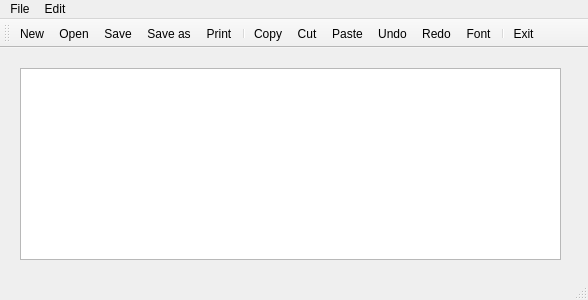
<?xml version="1.0" encoding="UTF-8"?>
<ui version="4.0">
 <class>Notepad</class>
 <widget class="QMainWindow" name="Notepad">
  <property name="geometry">
   <rect>
    <x>0</x>
    <y>0</y>
    <width>588</width>
    <height>300</height>
   </rect>
  </property>
  <property name="windowTitle">
   <string>Notepad</string>
  </property>
  <widget class="QWidget" name="centralWidget">
   <widget class="QTextEdit" name="textEdit">
    <property name="geometry">
     <rect>
      <x>20</x>
      <y>20</y>
      <width>541</width>
      <height>192</height>
     </rect>
    </property>
   </widget>
  </widget>
  <widget class="QMenuBar" name="menuBar">
   <property name="geometry">
    <rect>
     <x>0</x>
     <y>0</y>
     <width>588</width>
     <height>20</height>
    </rect>
   </property>
   <widget class="QMenu" name="menuFile">
    <property name="title">
     <string>File</string>
    </property>
    <addaction name="actionNew"/>
    <addaction name="actionOpen"/>
    <addaction name="actionSave"/>
    <addaction name="actionSave_as"/>
    <addaction name="actionPrint"/>
    <addaction name="actionFont"/>
    <addaction name="actionExit"/>
   </widget>
   <widget class="QMenu" name="menuEdit">
    <property name="title">
     <string>Edit</string>
    </property>
    <addaction name="actionCopy"/>
    <addaction name="actionCut"/>
    <addaction name="actionPaste"/>
    <addaction name="actionUndo"/>
    <addaction name="actionRedo"/>
   </widget>
   <addaction name="menuFile"/>
   <addaction name="menuEdit"/>
  </widget>
  <widget class="QToolBar" name="mainToolBar">
   <attribute name="toolBarArea">
    <enum>TopToolBarArea</enum>
   </attribute>
   <attribute name="toolBarBreak">
    <bool>false</bool>
   </attribute>
   <addaction name="actionNew"/>
   <addaction name="actionOpen"/>
   <addaction name="actionSave"/>
   <addaction name="actionSave_as"/>
   <addaction name="actionPrint"/>
   <addaction name="separator"/>
   <addaction name="actionCopy"/>
   <addaction name="actionCut"/>
   <addaction name="actionPaste"/>
   <addaction name="actionUndo"/>
   <addaction name="actionRedo"/>
   <addaction name="actionFont"/>
   <addaction name="separator"/>
   <addaction name="actionExit"/>
  </widget>
  <widget class="QStatusBar" name="statusBar"/>
  <action name="actionNew">
   <property name="icon">
    <iconset resource="icons.qrc">
     <normaloff>:/icons/new_file.png</normaloff>:/icons/new_file.png</iconset>
   </property>
   <property name="text">
    <string>New</string>
   </property>
  </action>
  <action name="actionOpen">
   <property name="icon">
    <iconset resource="icons.qrc">
     <normaloff>:/icons/open_folder_yellow.png</normaloff>:/icons/open_folder_yellow.png</iconset>
   </property>
   <property name="text">
    <string>Open</string>
   </property>
  </action>
  <action name="actionSave">
   <property name="icon">
    <iconset resource="icons.qrc">
     <normaloff>:/icons/save.png</normaloff>:/icons/save.png</iconset>
   </property>
   <property name="text">
    <string>Save</string>
   </property>
  </action>
  <action name="actionSave_as">
   <property name="icon">
    <iconset resource="icons.qrc">
     <normaloff>:/icons/filesaveas.png</normaloff>:/icons/filesaveas.png</iconset>
   </property>
   <property name="text">
    <string>Save as</string>
   </property>
  </action>
  <action name="actionPrint">
   <property name="icon">
    <iconset resource="icons.qrc">
     <normaloff>:/icons/printer.png</normaloff>:/icons/printer.png</iconset>
   </property>
   <property name="text">
    <string>Print</string>
   </property>
  </action>
  <action name="actionFont">
   <property name="icon">
    <iconset resource="icons.qrc">
     <normaloff>:/icons/fonts.png</normaloff>:/icons/fonts.png</iconset>
   </property>
   <property name="text">
    <string>Font</string>
   </property>
  </action>
  <action name="actionCopy">
   <property name="icon">
    <iconset resource="icons.qrc">
     <normaloff>:/icons/copy.png</normaloff>:/icons/copy.png</iconset>
   </property>
   <property name="text">
    <string>Copy</string>
   </property>
  </action>
  <action name="actionPaste">
   <property name="icon">
    <iconset resource="icons.qrc">
     <normaloff>:/icons/paste.png</normaloff>:/icons/paste.png</iconset>
   </property>
   <property name="text">
    <string>Paste</string>
   </property>
  </action>
  <action name="actionCut">
   <property name="icon">
    <iconset resource="icons.qrc">
     <normaloff>:/icons/cut.png</normaloff>:/icons/cut.png</iconset>
   </property>
   <property name="text">
    <string>Cut</string>
   </property>
  </action>
  <action name="actionUndo">
   <property name="icon">
    <iconset resource="icons.qrc">
     <normaloff>:/icons/old_edit_undo.png</normaloff>:/icons/old_edit_undo.png</iconset>
   </property>
   <property name="text">
    <string>Undo</string>
   </property>
  </action>
  <action name="actionRedo">
   <property name="icon">
    <iconset resource="icons.qrc">
     <normaloff>:/icons/old_edit_redo.png</normaloff>:/icons/old_edit_redo.png</iconset>
   </property>
   <property name="text">
    <string>Redo</string>
   </property>
  </action>
  <action name="actionExit">
   <property name="icon">
    <iconset resource="icons.qrc">
     <normaloff>:/icons/application_exit.png</normaloff>:/icons/application_exit.png</iconset>
   </property>
   <property name="text">
    <string>Exit</string>
   </property>
  </action>
 </widget>
 <layoutdefault spacing="6" margin="11"/>
 <tabstops>
  <tabstop>textEdit</tabstop>
 </tabstops>
 <resources>
  <include location="icons.qrc"/>
 </resources>
 <connections/>
</ui>
